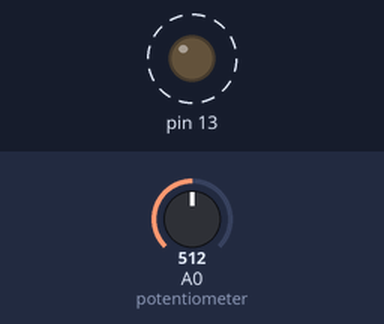
Simulated run of this sketch. Board: Arduino Uno, built with avr-gcc and run on an emulated ATmega328P. Parts: output pins drawn as LEDs (lit = HIGH). Dashed ring = blinking. The test bench sets the inputs (shaded band); at power-on: A0 (potentiometer) = 512. What the sketch prints to the serial monitor is not drawn.

Above: at 1.8 s.
1.9 s: A0 (potentiometer) set to 306
At 2.2 s:
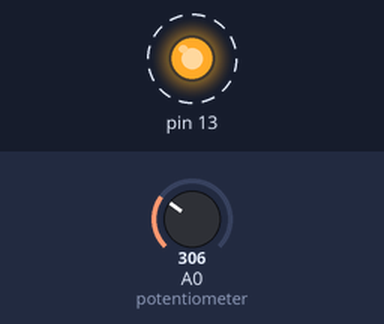
5.4 s: A0 (potentiometer) set to 122
At 5.56 s:
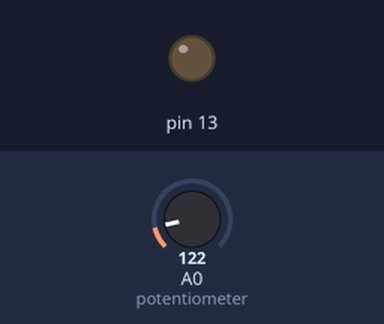
Timing chart, 0 to 14.9 s (numbered marks = the images above; inputs shaded):
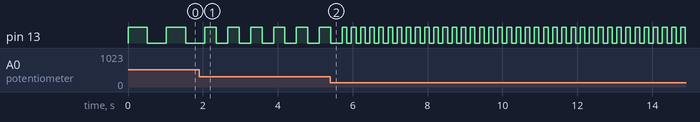

The sketch:

Circuit2.ino
```cpp
void setup() {
  pinMode(13, OUTPUT);
  Serial.begin(9600); // Set up serial monitor
  // pinMode(A0, INPUT); <-- not working correctly
}

void loop() {
  int potentiometerValue = analogRead(A0); // The analog pin reads a value from the potentiometer's voltage output
  Serial.print(potentiometerValue);
  digitalWrite(13, HIGH); // LED lights up
  delay(potentiometerValue); // Delays according to the degree of voltage
  digitalWrite(13, LOW);
  delay(potentiometerValue);
}
```

Measured:
- after the input at 1.9 s, pin 13: alternates HIGH for 0.31 s and LOW for 0.31 s, starting after 0.46 s
- by itself, pin 13: alternates HIGH for 0.51 s and LOW for 0.51 s
